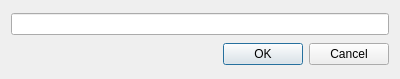
<?xml version="1.0" encoding="UTF-8"?>
<ui version="4.0">
 <class>NewFileDialog</class>
 <widget class="QDialog" name="NewFileDialog">
  <property name="windowModality">
   <enum>Qt::ApplicationModal</enum>
  </property>
  <property name="geometry">
   <rect>
    <x>0</x>
    <y>0</y>
    <width>400</width>
    <height>79</height>
   </rect>
  </property>
  <property name="windowTitle">
   <string>Dialog</string>
  </property>
  <layout class="QVBoxLayout" name="verticalLayout">
   <item>
    <widget class="QLineEdit" name="lineEdit"/>
   </item>
   <item>
    <widget class="QDialogButtonBox" name="buttonBox">
     <property name="orientation">
      <enum>Qt::Horizontal</enum>
     </property>
     <property name="standardButtons">
      <set>QDialogButtonBox::Cancel|QDialogButtonBox::Ok</set>
     </property>
    </widget>
   </item>
  </layout>
 </widget>
 <resources/>
 <connections>
  <connection>
   <sender>buttonBox</sender>
   <signal>accepted()</signal>
   <receiver>NewFileDialog</receiver>
   <slot>accept()</slot>
   <hints>
    <hint type="sourcelabel">
     <x>248</x>
     <y>254</y>
    </hint>
    <hint type="destinationlabel">
     <x>157</x>
     <y>274</y>
    </hint>
   </hints>
  </connection>
  <connection>
   <sender>buttonBox</sender>
   <signal>rejected()</signal>
   <receiver>NewFileDialog</receiver>
   <slot>reject()</slot>
   <hints>
    <hint type="sourcelabel">
     <x>316</x>
     <y>260</y>
    </hint>
    <hint type="destinationlabel">
     <x>286</x>
     <y>274</y>
    </hint>
   </hints>
  </connection>
 </connections>
</ui>
